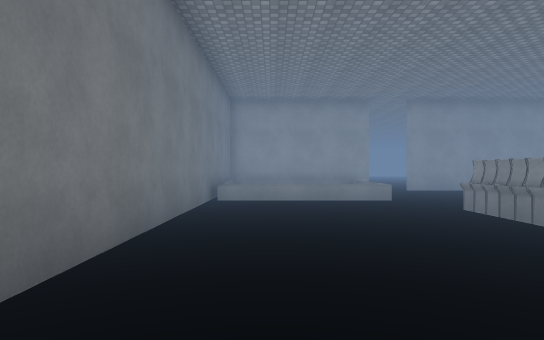
[1] (above)

23 first-person views from a walk through a scene from a Unity 3-D project. The camera is 1.4 m above the floor, looks level and sees 75° across. The floor is counted in squares, 2 m on a side. Each view is taken from the middle of a square. On the plan, view 1 faces up. The plan holds only what a view shows up to about 11 squares ahead; the rest is blank. The place goes on beyond the plan. The player is left out. Surface patterns are stand-ins for the level's own textures.

[2]
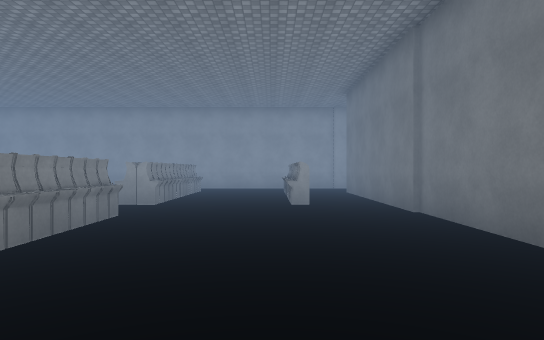

[3]
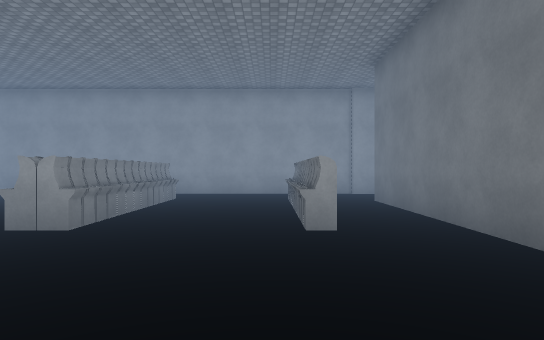

[4]
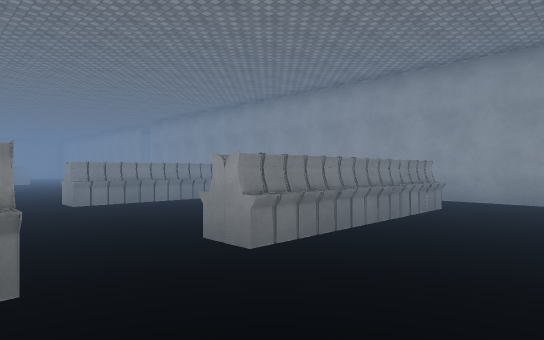

[5]
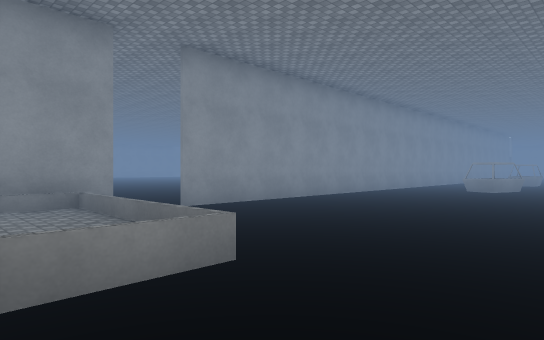

[6]
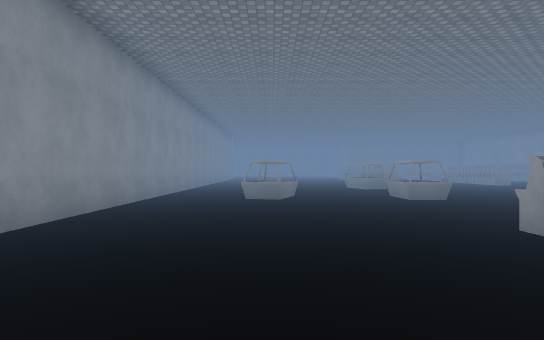

[7]
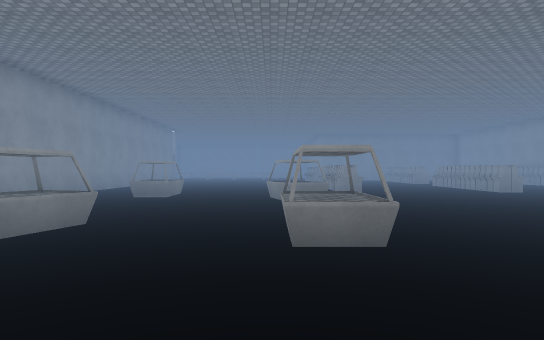

[8]
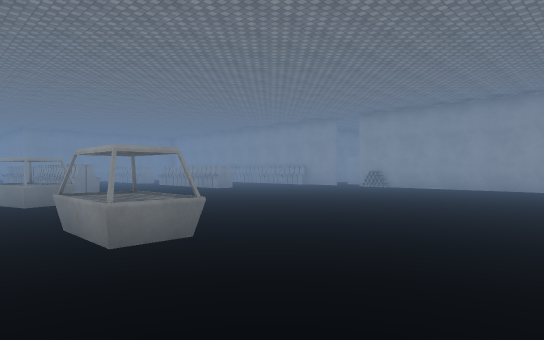

[9]
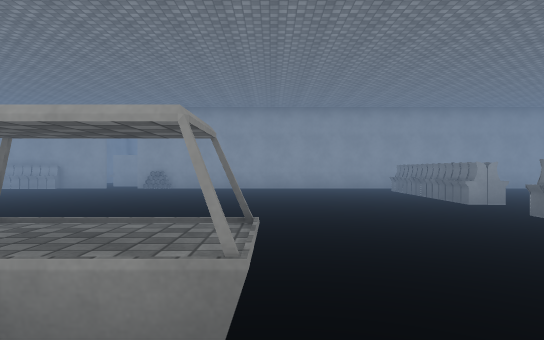

[10]
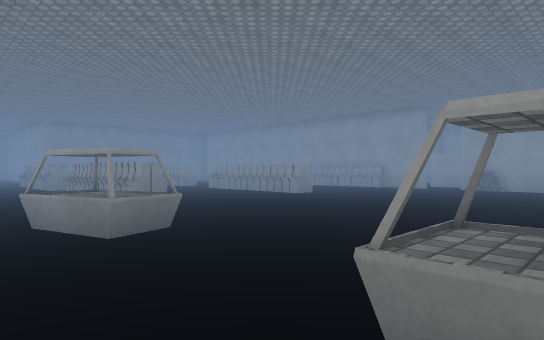

[11]
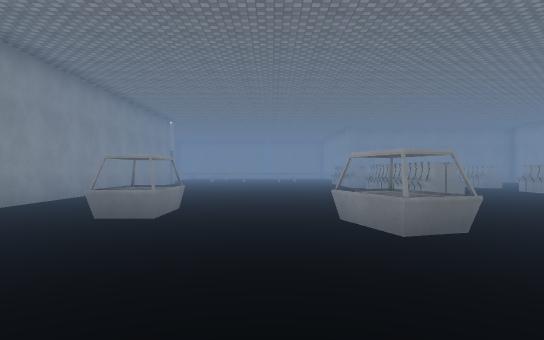

[12]
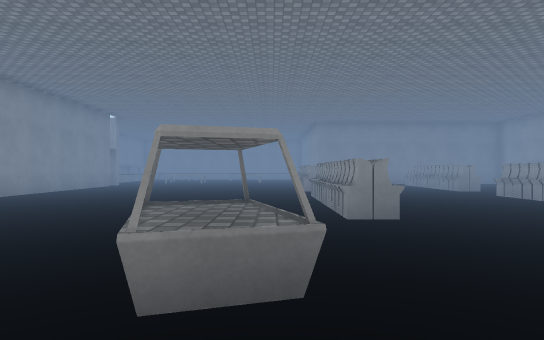

[13]
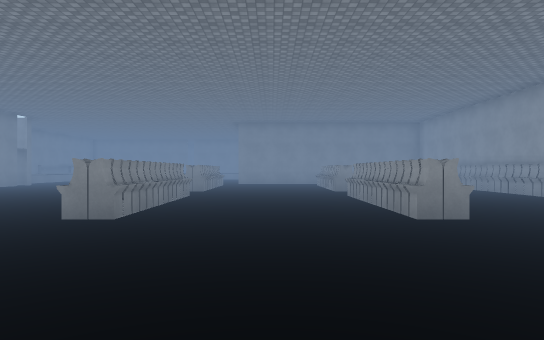

[14]
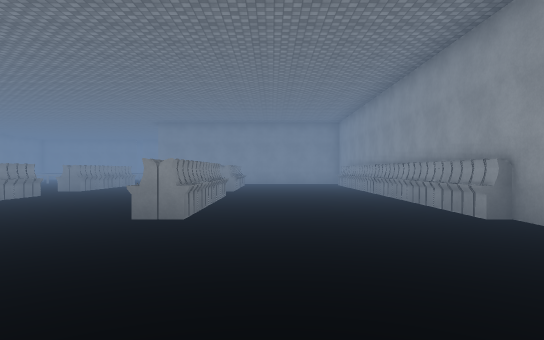

[15]
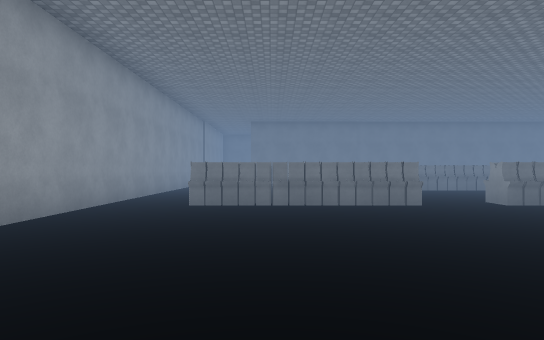

[16]
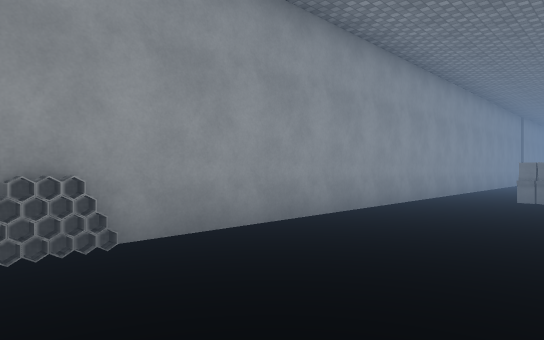

[17]
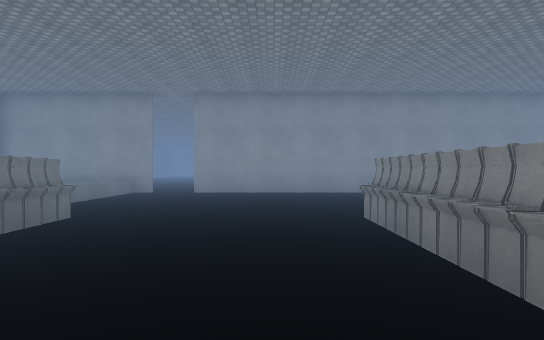

[18]
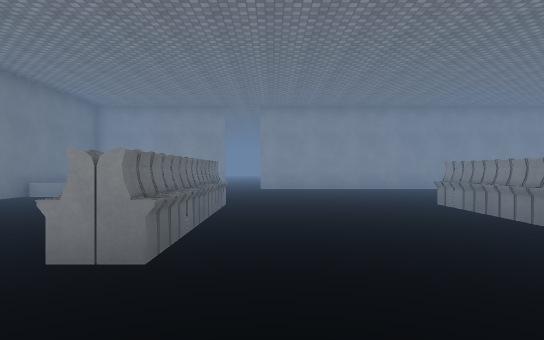

[19]
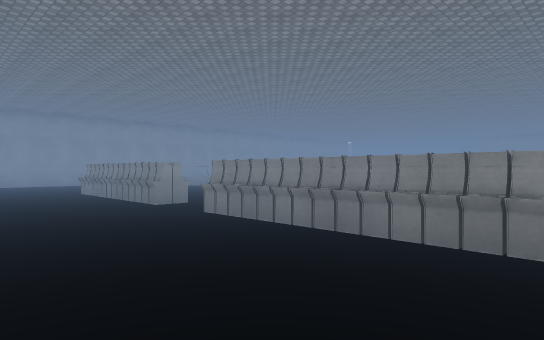

[20]
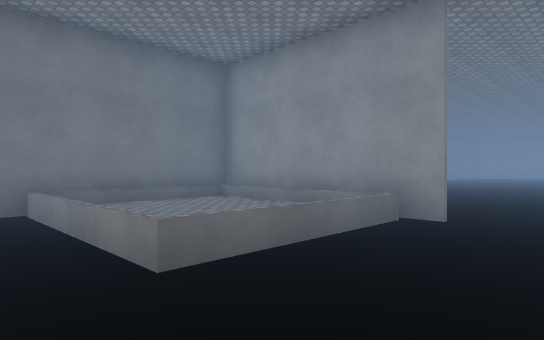

[21]
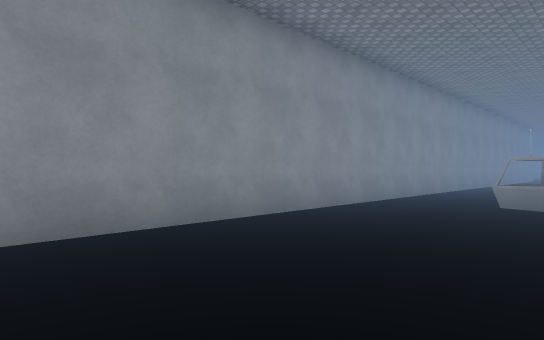

[22]
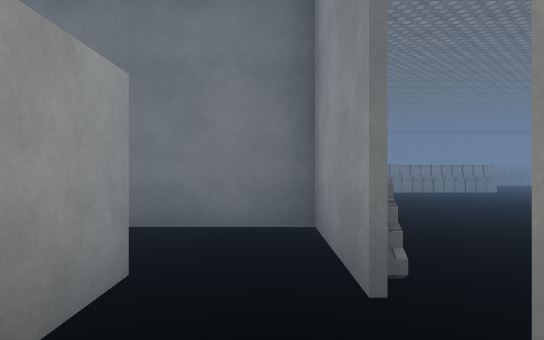

[23]
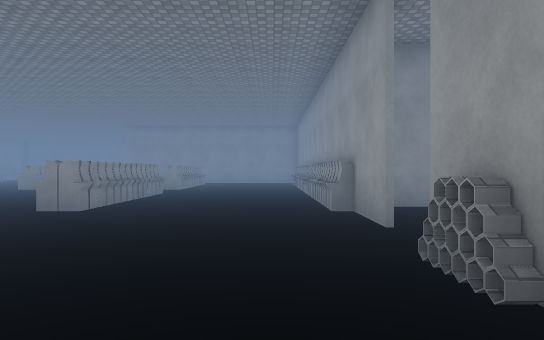

### Floor plan
Ten units are one square. View 1 is at (0, 0); x grows to the right and y downward. Boxes are objects, and circles mark ways between rooms. Rooms are numbered by the first view taken in them; rooms with no view inside come last. Other rooms are left out.
<svg viewBox="-19 -125 294 210">
<path fill="none" stroke="#000" d="M35 -16 35 -62M4 0 4 30M2 1 7 1M33 46 33 1M35 46 35 1M-14 -80 -14 40M-5 64 35 64M33 -16 33 -41M33 -42 33 -62M28 -81 -12 -81M131 -49 131 -59 148 -59M130 -49 147 -49 147 -59M178 -47 193 -52M179 -46 176 -56 191 -61M91 -25 91 -16M89 -25 89 -16 84 -16M146 -82 149 -92 134 -97M147 -83 132 -88 135 -98M85 -15 85 -62M91 1 91 46M84 -62 92 -62M189 -86 189 -96M210 18 210 10 256 10M213 14 213 9M87 43 82 43M85 46 85 0M84 46 84 1 89 1 89 46M167 62 177 62M239 -34 210 -34 210 -40M41 -16 33 -16M39 -63 39 -15M192 64 212 64M205 -120 45 -120M33 1 41 1M209 62 270 62M255 -34 243 -34M256 -32 210 -32M256 16 209 16M34 -120 -12 -120M35 64 181 64M-14 -120 -14 -80M84 -16 84 -62M41 -33 41 -16M41 -63 41 -45M210 60 270 60M253 18 210 18M27 -82 27 -90M28 -90 28 -81M27 -109 27 -117 -12 -117M28 -118 28 -109M-12 -120 -12 -82M176 79 189 79M181 65 157 65 157 74"/>
<circle cx="35" cy="-75" r="3" fill="#2a7"/>
<circle cx="40" cy="-5" r="3" fill="#2a7"/>
<circle cx="190" cy="60" r="3" fill="#2a7"/>
<circle cx="180" cy="70" r="3" fill="#2a7"/>
<text x="20" y="-10">1</text>
<text x="140" y="-30">2</text>
<text x="190" y="70">3</text>
<text x="170" y="70">4</text>
</svg>
Room 1 opens to room 2. Room 2 opens to room 3. Room 3 opens to room 4.

Where each view was taken, in squares from view 1:
view 1: 0 up, 0 right, facing up
view 2: 7 up, 1 right, facing down
view 3: 4 up, 1 right, facing down
view 4: 2 up, 1 right, facing down-right
view 5: 6 up, 1 right, facing up-right
view 6: 9 up, 5 right, facing right
view 7: 6 up, 10 right, facing right
view 8: 7 up, 10 right, facing down-right
view 9: 7 up, 13 right, facing down
view 10: 7 up, 14 right, facing down-right
view 11: 7 up, 14 right, facing right
view 12: 5 up, 16 right, facing right
view 13: 1 up, 16 right, facing right
view 14: 3 down, 16 right, facing right
view 15: 3 down, 16 right, facing left
view 16: 3 down, 18 right, facing down-left
view 17: 1 up, 7 right, facing up
view 18: 1 down, 5 right, facing up
view 19: 5 down, 5 right, facing up-right
view 20: 7 up, 5 right, facing up-left
view 21: 8 up, 6 right, facing up-right
view 22: 7 down, 20 right, facing left
view 23: 5 down, 15 right, facing right
